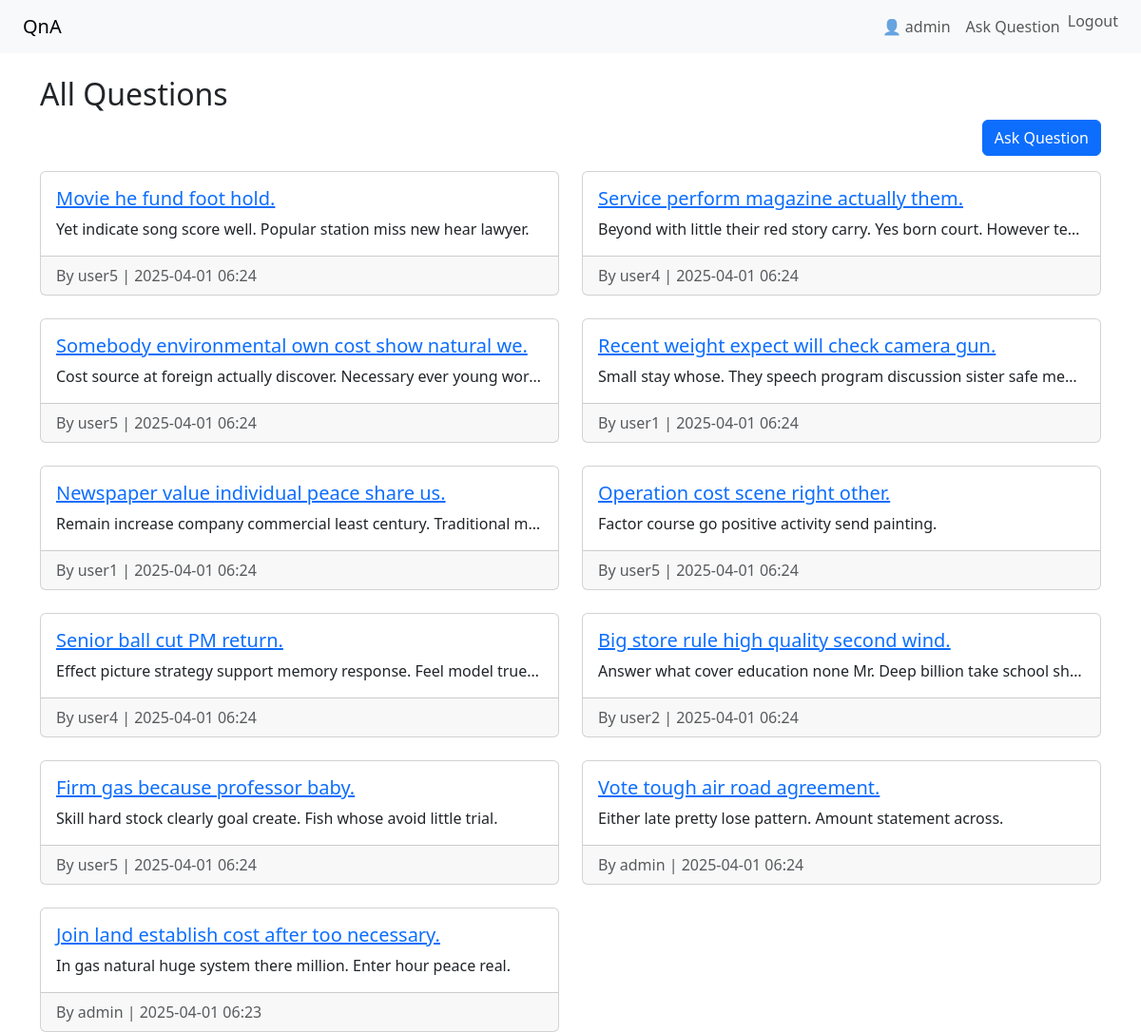
The app's page / (signed in) with its own data.
### qa/models.py (models this page shows, shortened)
class Question(models.Model):
    title = models.CharField(max_length=200)
    content = models.TextField()
    author = models.ForeignKey(User, on_delete=models.CASCADE)
    created_at = models.DateTimeField(auto_now_add=True)

### qa/views.py (the view)
# urls.py: path('', views.question_list, name='question_list'),
def question_list(request):
    questions = Question.objects.order_by('-created_at')
    return render(request, 'qa/question_list.html', {'questions': questions})

### qa/templates/qa/question_list.html
{% extends 'qa/base.html' %}
{% block content %}
<h2>All Questions</h2>
<div class="d-flex justify-content-end mb-3">
    <a href="{% url 'ask_question' %}" class="btn btn-primary">Ask Question</a>
</div>
<div class="row row-cols-1 row-cols-md-2 g-4">
    {% for question in questions %}
    <div class="col">
        <div class="card h-100">
            <div class="card-body">
                <h5 class="card-title">
                    <a href="{% url 'question_detail' question.pk %}">{{ question.title }}</a>
                </h5>
                <p class="card-text text-truncate">{{ question.content }}</p>
            </div>
            <div class="card-footer text-muted">
                By {{ question.author.username }} | {{ question.created_at|date:"Y-m-d H:i" }}
            </div>
        </div>
    </div>
    {% empty %}
    <p>No questions yet.</p>
    {% endfor %}
</div>
{% endblock %}

### qa/templates/qa/base.html (shortened to what this page needs)
<!DOCTYPE html>
<html lang="en">
<head>
    <link href="https://cdn.jsdelivr.net/npm/bootstrap@5.3.2/dist/css/bootstrap.min.css" rel="stylesheet">
</head>
<body>
    <nav class="navbar navbar-expand-lg navbar-light bg-light px-4">
        <a class="navbar-brand" href="/">QnA</a>
        <div class="collapse navbar-collapse">
            <ul class="navbar-nav ms-auto">
                {% if user.is_authenticated %}
                <li class="nav-item">
                    <span class="nav-link">👤 {{ user.username }}</span>
                </li>
                <li class="nav-item">
                    <a class="nav-link" href="{% url 'ask_question' %}">Ask Question</a>
                </li>
                <li class="nav-item">
                    <form action="{% url 'logout' %}" method="post" class="d-inline">
                        <button type="submit" class="btn btn-link nav-link" style="display:inline; padding: 0;">Logout</button>
                    </form>
                </li>
                {% else %}
                <li class="nav-item">
                    <a class="nav-link" href="{% url 'login' %}">Login</a>
                </li>
                {% endif %}
            </ul>
        </div>
    </nav>
    <div class="container mt-4">
        {% block content %}
        {% endblock %}
    </div>
</body>
</html>

### records on screen
Question: title "Movie he fund foot hold.", content "Yet indicate song score well. Popular station miss new hear lawyer.", author.username "user5", created_at "2025-04-01 06:24"
Question: title "Service perform magazine actually them.", content "Beyond with little their red story carry. Yes born court. However te…", author.username "user4", created_at "2025-04-01 06:24"
Question: title "Somebody environmental own cost show natural we.", content "Cost source at foreign actually discover. Necessary ever young wor…", author.username "user5", created_at "2025-04-01 06:24"
Question: title "Recent weight expect will check camera gun.", content "Small stay whose. They speech program discussion sister safe me…", author.username "user1", created_at "2025-04-01 06:24"
Question: title "Newspaper value individual peace share us.", content "Remain increase company commercial least century. Traditional m…", author.username "user1", created_at "2025-04-01 06:24"
Question: title "Operation cost scene right other.", content "Factor course go positive activity send painting.", author.username "user5", created_at "2025-04-01 06:24"
Question: title "Senior ball cut PM return.", content "Effect picture strategy support memory response. Feel model true…", author.username "user4", created_at "2025-04-01 06:24"
Question: title "Big store rule high quality second wind.", content "Answer what cover education none Mr. Deep billion take school sh…", author.username "user2", created_at "2025-04-01 06:24"
Question: title "Firm gas because professor baby.", content "Skill hard stock clearly goal create. Fish whose avoid little trial.", author.username "user5", created_at "2025-04-01 06:24"
Question: title "Vote tough air road agreement.", content "Either late pretty lose pattern. Amount statement across.", author.username "admin", created_at "2025-04-01 06:24"
Question: title "Join land establish cost after too necessary.", content "In gas natural huge system there million. Enter hour peace real.", author.username "admin", created_at "2025-04-01 06:23"

### other values on screen
{{ user.username }} "admin"
